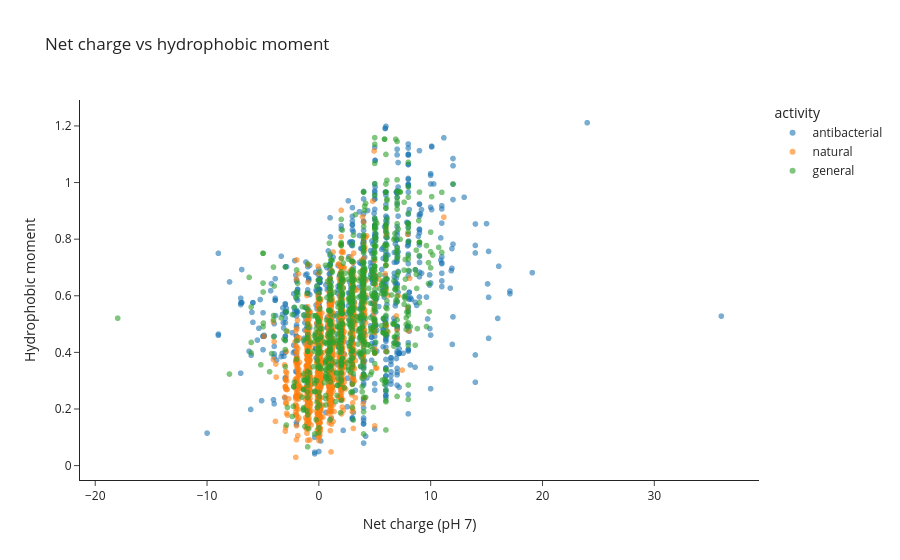

Notebook source saved alongside this figure:
### Code cell
fig = px.scatter(
    df_full.sample(min(3000, len(df_full)), random_state=42),
    x="net_charge_pH7",
    y="hydrophobic_moment",
    color="activity",
    hover_data=["amp_id", "length"],
    title="Net charge vs hydrophobic moment",
    labels={
        "net_charge_pH7": "Net charge (pH 7)",
        "hydrophobic_moment": "Hydrophobic moment",
    },
    template="simple_white",
    opacity=0.6,
)
fig.show()

### Figure 1 — Plotly figure (JSON) as saved in the notebook; plotly's stock layout.template omitted (floating-point values rounded to 4 significant figures; data arrays with more than 128 entries replaced by an {"elided": "..."} marker saying what was removed)
{"data": [{"customdata": {"elided": "879x2 mixed values"}, "hovertemplate": "activity=antibacterial<br>Net charge (pH 7)=%{x}<br>Hydrophobic moment=%{y}<br>amp_id=%{customdata[0]}<br>length=%{customdata[1]}<extra></extra>", "legendgroup": "antibacterial", "marker": {"color": "#1F77B4", "opacity": 0.6, "symbol": "circle"}, "mode": "markers", "name": "antibacterial", "showlegend": true, "type": "scattergl", "x": {"elided": "879 float values"}, "xaxis": "x", "y": {"elided": "879 float values"}, "yaxis": "y"}, {"customdata": {"elided": "1319x2 mixed values"}, "hovertemplate": "activity=natural<br>Net charge (pH 7)=%{x}<br>Hydrophobic moment=%{y}<br>amp_id=%{customdata[0]}<br>length=%{customdata[1]}<extra></extra>", "legendgroup": "natural", "marker": {"color": "#FF7F0E", "opacity": 0.6, "symbol": "circle"}, "mode": "markers", "name": "natural", "showlegend": true, "type": "scattergl", "x": {"elided": "1319 float values"}, "xaxis": "x", "y": {"elided": "1319 float values"}, "yaxis": "y"}, {"customdata": {"elided": "802x2 mixed values"}, "hovertemplate": "activity=general<br>Net charge (pH 7)=%{x}<br>Hydrophobic moment=%{y}<br>amp_id=%{customdata[0]}<br>length=%{customdata[1]}<extra></extra>", "legendgroup": "general", "marker": {"color": "#2CA02C", "opacity": 0.6, "symbol": "circle"}, "mode": "markers", "name": "general", "showlegend": true, "type": "scattergl", "x": {"elided": "802 float values"}, "xaxis": "x", "y": {"elided": "802 float values"}, "yaxis": "y"}], "layout": {"legend": {"title": {"text": "activity"}, "tracegroupgap": 0}, "title": {"text": "Net charge vs hydrophobic moment"}, "xaxis": {"anchor": "y", "domain": [0, 1], "title": {"text": "Net charge (pH 7)"}}, "yaxis": {"anchor": "x", "domain": [0, 1], "title": {"text": "Hydrophobic moment"}}}}
